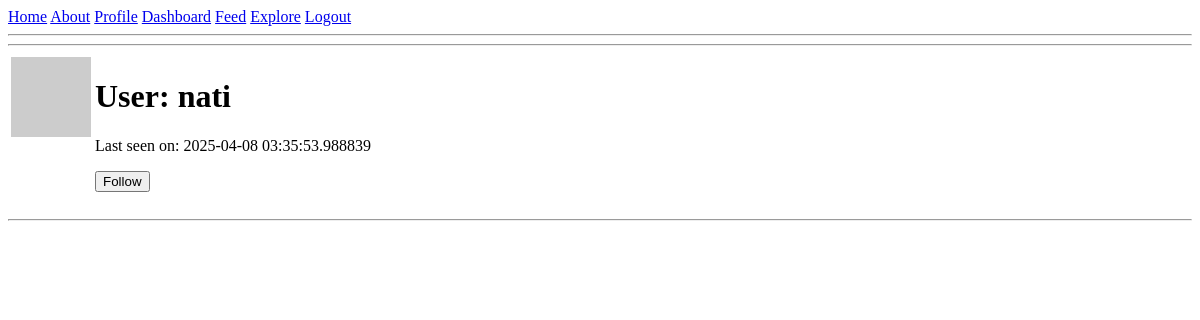
Before: /user/nati (signed in) with the older database file.
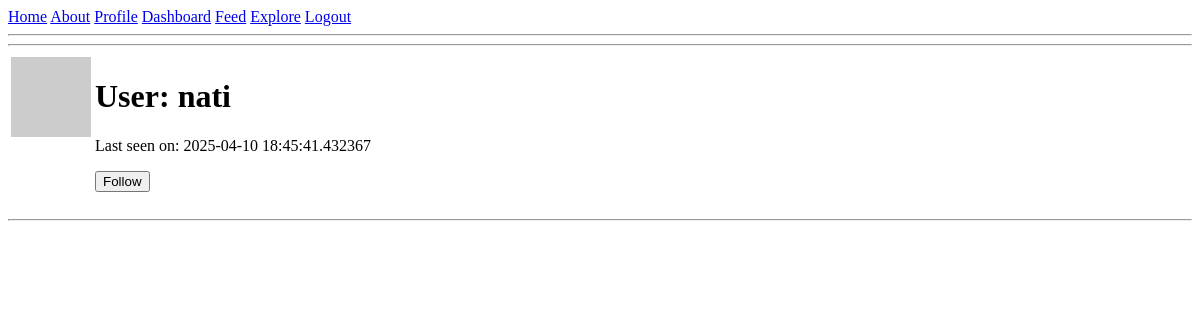
After: the same page with the newer database file.
### app/models.py (models this page shows, shortened)
class User(UserMixin, db.Model):
    id: so.Mapped[int] = so.mapped_column(primary_key=True)
    username: so.Mapped[str] = so.mapped_column(sa.String(64), index=True,
                                                unique=True)
    email: so.Mapped[str] = so.mapped_column(sa.String(120), index=True,
                                             unique=True)
    password_hash: so.Mapped[Optional[str]] = so.mapped_column(sa.String(256))
    about_me: so.Mapped[Optional[str]] = so.mapped_column(sa.String(140))
    last_seen: so.Mapped[Optional[datetime]] = so.mapped_column(
        default=lambda: datetime.now(timezone.utc))
    posts: so.WriteOnlyMapped['Post'] = so.relationship(
        back_populates='author')
    following: so.WriteOnlyMapped['User'] = so.relationship(
        secondary=followers, primaryjoin=(followers.c.follower_id == id),
        secondaryjoin=(followers.c.followed_id == id),
        back_populates='followers')
    followers: so.WriteOnlyMapped['User'] = so.relationship(
        secondary=followers, primaryjoin=(followers.c.followed_id == id),
        secondaryjoin=(followers.c.follower_id == id),
        back_populates='following')
    def avatar(self, size):
        digest = md5(self.email.lower().encode('utf-8')).hexdigest()
        return f'https://www.gravatar.com/avatar/{digest}?d=monsterid&s={size}'
    def is_following(self, user):
        query = self.following.select().where(User.id == user.id)
        return db.session.scalar(query) is not None

### app/routes.py (the view)
@app.route('/user/<username>')
@login_required
def user(username):
    user = db.first_or_404(sa.select(User).where(User.username == username))
    page = request.args.get('page', 1, type=int)
    query = user.posts.select().order_by(Post.timestamp.desc())
    posts = db.paginate(query, page=page,
                        per_page=app.config['POSTS_PER_PAGE'],
                        error_out=False)
    next_url = url_for('user', username=user.username, page=posts.next_num) \
        if posts.has_next else None
    prev_url = url_for('user', username=user.username, page=posts.prev_num) \
        if posts.has_prev else None
    form = EmptyForm()
    return render_template('user.html', user=user, posts=posts.items,
                           prev_url=prev_url, next_url=next_url, form=form)

### app/forms.py
class EmptyForm(FlaskForm):
    submit = SubmitField('Submit')

### app/models.py (called while the page is built)
@login.user_loader
def load_user(id):
    return db.session.get(User, int(id))

### app/routes.py (called while the page is built)
@app.before_request
def before_request():
    if current_user.is_authenticated:
        current_user.last_seen = datetime.now(timezone.utc)
        db.session.commit()

### app/templates/user.html (shortened to what this page needs)
{% extends "base.html" %}
{% block content %}
    <table>
        <tr valign="top">
            <td><img src="{{ user.avatar(128) }}"></td>
            <td>
                <h1>User: {{ user.username }}</h1>
                {% if user.last_seen %}
                    <p>Last seen on: {{ user.last_seen }}</p>
                {% endif %}
                {% if user == current_user %}
                    <p>
                        <a href="{{ url_for('edit_profile') }}">Edit your profile</a>
                    </p>
                {% elif not current_user.is_following(user) %}
                    <p>
                        <form action="{{ url_for('follow', username=user.username) }}" method="post">
                            {{ form.submit(value='Follow') }}
                        </form>
                    </p>
                {% endif %}
            </td>
        </tr>
    </table>
    <hr>
{% endblock %}

Changed rows visible on the page:
changed User "nati": last_seen "2025-04-08 03:35:53.988839" → "2025-04-10 18:45:41.432367"
